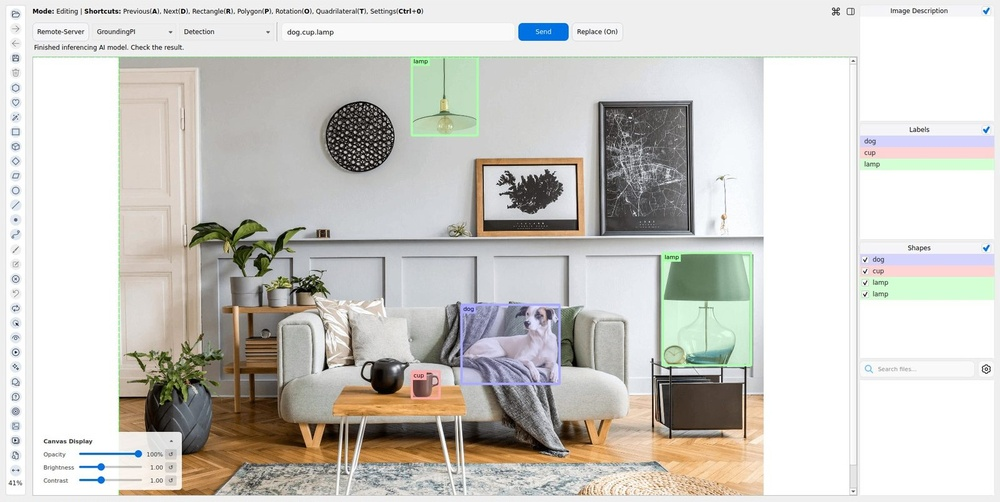
#> input picture examples/grounding/groundingpi/.data/detection.jpg, 1000 x 502 px, shrunk from 1600 x 804 before the run
$ python -i core.py   (imports and definitions only)   (older library calls are emulated)
#> lines starting #> are read from the running program, lines starting #| are printed output that depends on the picture
"""Pure display filter chain: clamp, equalization, blur and gradient.

The module is deliberately free of Qt and of file IO. It works on a
uint8 RGB array and is reused by the canvas paint hook and by the
preview pane of the filter window. Every function returns a new array;
the input is never modified in place.
"""

from __future__ import annotations

from dataclasses import dataclass, field
from typing import Dict, Iterable, List, Optional

import cv2
import numpy as np

__all__ = [
    "FilterParamError",
    "FilterSpec",
    "GRADIENT_MODE_LABELS",
    "KIND_EQUALIZE",
    "KIND_GAUSSIAN",
    "KIND_GRADIENT",
    "KIND_LABELS",
    "KIND_PIXEL",
    "apply_chain",
    "apply_gaussian_blur",
    "apply_gradient_enhancement",
    "apply_histogram_equalization",
    "apply_pixel_filter",
    "default_spec",
    "normalize_specs",
]

KIND_PIXEL = "pixel"
KIND_EQUALIZE = "equalize"
KIND_GAUSSIAN = "gaussian"
KIND_GRADIENT = "gradient"

GRADIENT_OVERLAY = "overlay"
GRADIENT_GRAY = "gradient"
GRADIENT_MODE_LABELS = {
    GRADIENT_OVERLAY: "叠加原图",
    GRADIENT_GRAY: "梯度图（灰度）",
}
GRADIENT_COLOR = (255, 64, 0)

KIND_LABELS = {
    KIND_PIXEL: "像素值过滤",
    KIND_EQUALIZE: "直方图均衡化",
    KIND_GAUSSIAN: "高斯滤波",
    KIND_GRADIENT: "梯度增强",
}

DEFAULT_PARAMS = {
    KIND_PIXEL: {"low": 0, "high": 255, "fill": 0},
    KIND_EQUALIZE: {"exclude": None},
    KIND_GAUSSIAN: {"kernel": 5, "sigma": 0.0},
    KIND_GRADIENT: {
        "mode": GRADIENT_OVERLAY,
        "smooth": 1.0,
        "gain": 3.0,
        "threshold": 0,
    },
}

MAX_CHANNEL = 255


class FilterParamError(ValueError):
    """Raised when a filter specification cannot be applied."""


@dataclass
class FilterSpec:
    """One entry of the display filter chain.

    The params dict always carries the normalized parameter values of
    its kind; the UI edits a clone of the active chain, never the chain
    the canvas is using.
    """

    kind: str
    enabled: bool = True
    params: Dict = field(default_factory=dict)

    # [62 lines left out: functions clone, to_dict, from_dict, summary, default_spec, not called in this run]


def _uint8_channel(value, name: str) -> int:
    try:
        number = int(value)
    except (TypeError, ValueError):
        raise FilterParamError("%s must be an integer" % name) from None
    if number < 0 or number > MAX_CHANNEL:
        raise FilterParamError(
            "%s must be in 0..%d" % (name, MAX_CHANNEL)
        )
    return number


# [8 lines left out: function _positive_int, not called in this run]


def _non_negative_float(value, name: str) -> float:
    try:
        number = float(value)
    except (TypeError, ValueError):
        raise FilterParamError("%s must be a number" % name) from None
    if number < 0:
        raise FilterParamError("%s must not be negative" % name)
    return number


# [58 lines left out: functions _normalize_params, normalize_specs, not called in this run]


def _rgb_array(rgb) -> np.ndarray:
    """Validate one RGB uint8 array and return a contiguous copy."""

    array = np.asarray(rgb)
    if array.dtype != np.uint8:
        raise FilterParamError("rgb must be uint8")
    if array.ndim != 3 or array.shape[2] != 3:
        raise FilterParamError("rgb must have shape (h, w, 3)")
    return np.ascontiguousarray(array)


# [76 lines left out: functions apply_pixel_filter, apply_histogram_equalization, apply_gaussian_blur, not called in this run]


def apply_gradient_enhancement(
    rgb,
    mode=GRADIENT_OVERLAY,
    smooth=1.0,
    gain=3.0,
    threshold=0,
):
    """Highlight pixels whose luminance gradient is large.

    The gradient is computed on the luminance channel with a 3x3 Sobel
    kernel, optionally after a Gaussian pre-blur. The magnitude is
    scaled by gain and clipped to 0..255; values below threshold are
    dropped to suppress noise. In overlay mode the high gradient pixels
    are mixed towards the fixed edge colour, in gradient mode the
    magnitude itself is returned as a three channel gray image.
    """
#> called with mode = 'overlay', smooth = 1, gain = 3, threshold = 0

    array = _rgb_array(rgb)
    mode_value = str(mode)
    if mode_value not in GRADIENT_MODE_LABELS:
        raise FilterParamError(
            "unknown gradient mode: %r" % (mode_value,)
        )
    smooth_value = _non_negative_float(smooth, "smooth")
    gain_value = _non_negative_float(gain, "gain")
    threshold_value = _uint8_channel(threshold, "threshold")

    gray = cv2.cvtColor(array, cv2.COLOR_RGB2GRAY)
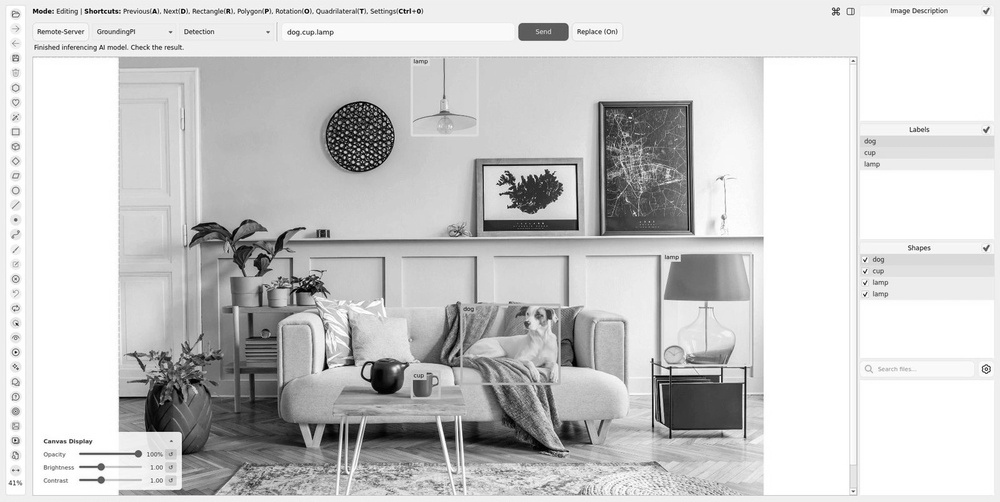
#> gray: shape (502, 1000); min 0, max 255, mean 202.5
    if smooth_value > 0:
        gray = cv2.GaussianBlur(gray, (0, 0), smooth_value)
    gradient_x = cv2.Sobel(gray, cv2.CV_32F, 1, 0, ksize=3)
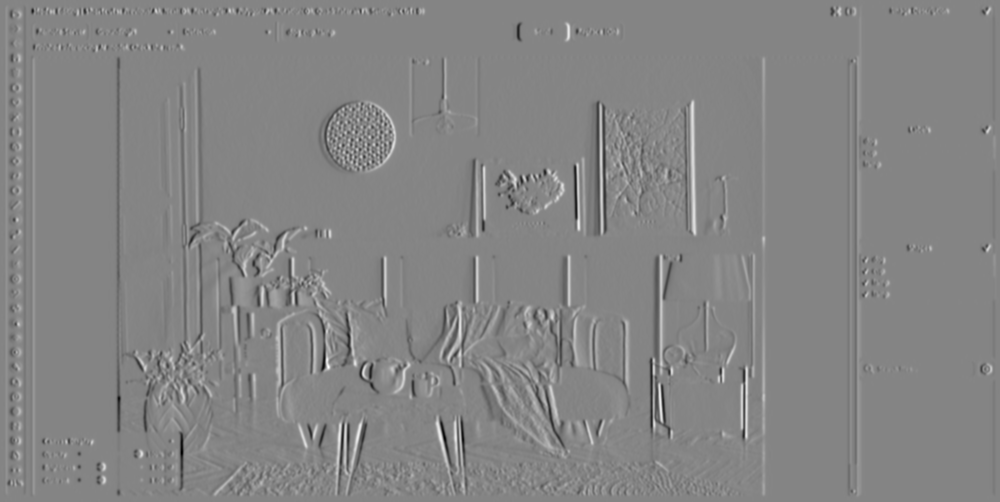
#> gradient_x: shape (502, 1000) float32; min -539, max 495, mean 0; drawn with min black and max white
    gradient_y = cv2.Sobel(gray, cv2.CV_32F, 0, 1, ksize=3)
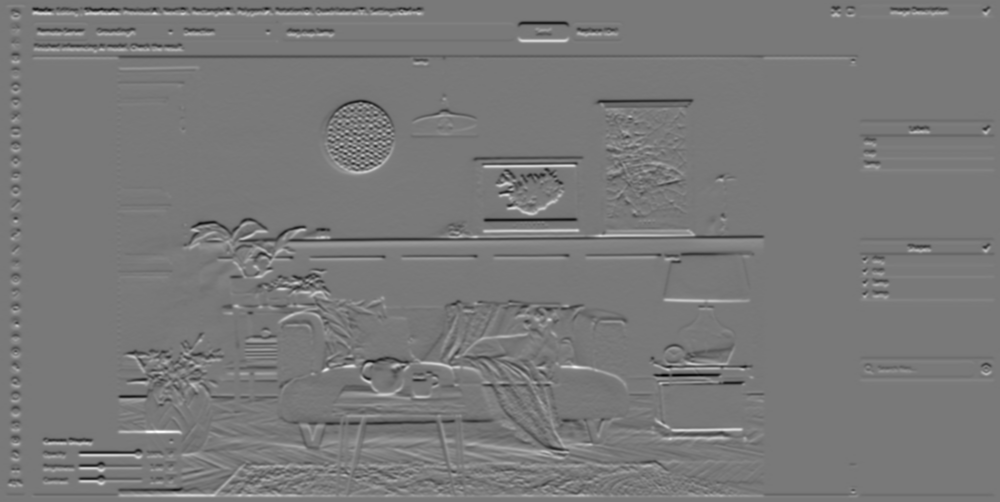
#> gradient_y: shape (502, 1000) float32; min -507, max 560, mean 0; drawn with min black and max white
    magnitude = cv2.magnitude(gradient_x, gradient_y)
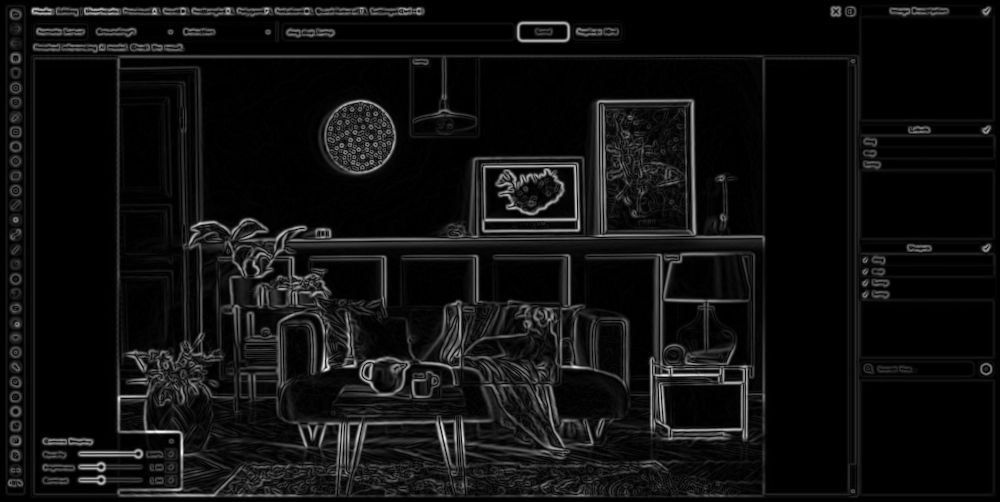
#> magnitude: shape (502, 1000) float32; min 0, max 562.8, mean 35.9; drawn with min black and max white
    magnitude = np.clip(
        magnitude * (gain_value / 4.0), 0.0, 255.0
    )
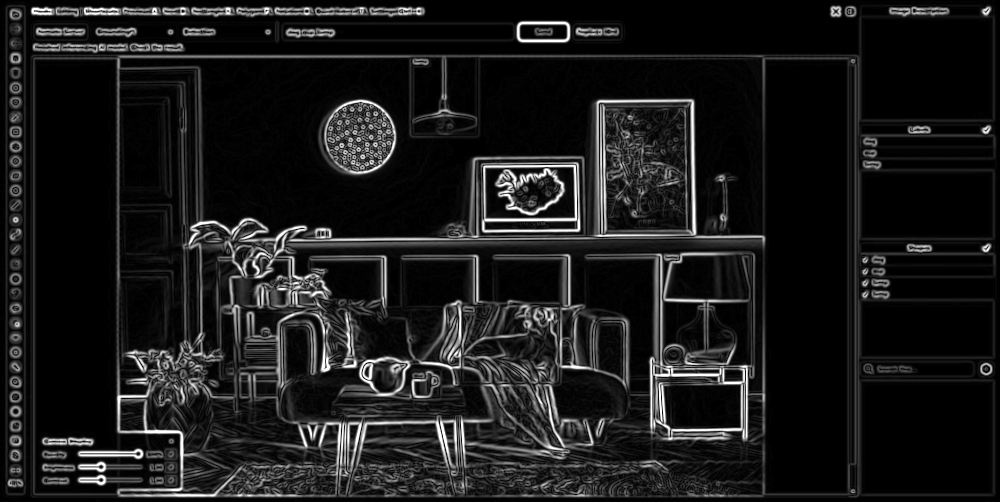
#> magnitude: shape (502, 1000) float32; min 0, max 255, mean 26.8
    if threshold_value > 0:
        magnitude[magnitude < threshold_value] = 0.0

    if mode_value == GRADIENT_GRAY:
        edge = magnitude.astype(np.uint8)
        return np.repeat(edge[:, :, None], 3, axis=2)

    alpha = (magnitude / 255.0)[:, :, None]
    color = np.array(GRADIENT_COLOR, dtype=np.float32)
    mixed = array.astype(np.float32) * (1.0 - alpha) + color * alpha
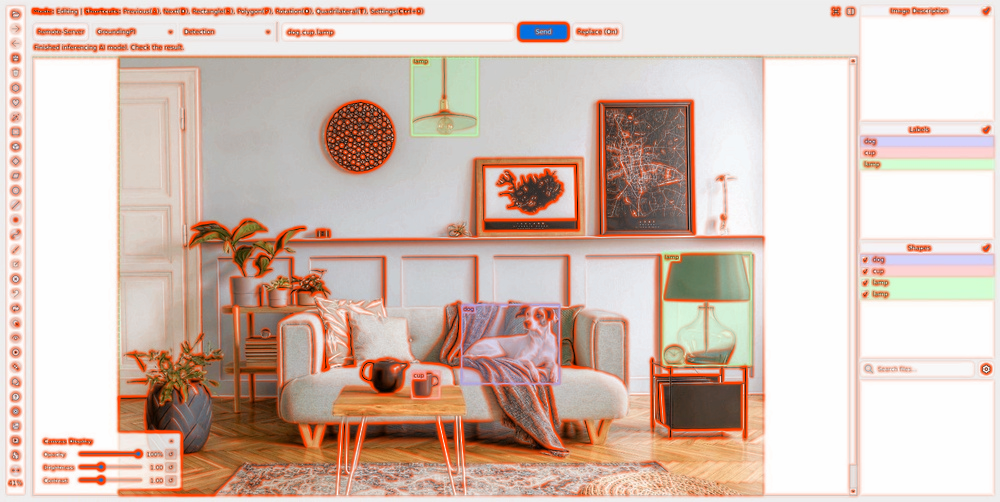
#> mixed: shape (502, 1000, 3) float32; mean R, G, B 214.2, 192.4, 181.5; drawn with min black and max white
    return np.clip(mixed, 0.0, 255.0).astype(np.uint8)
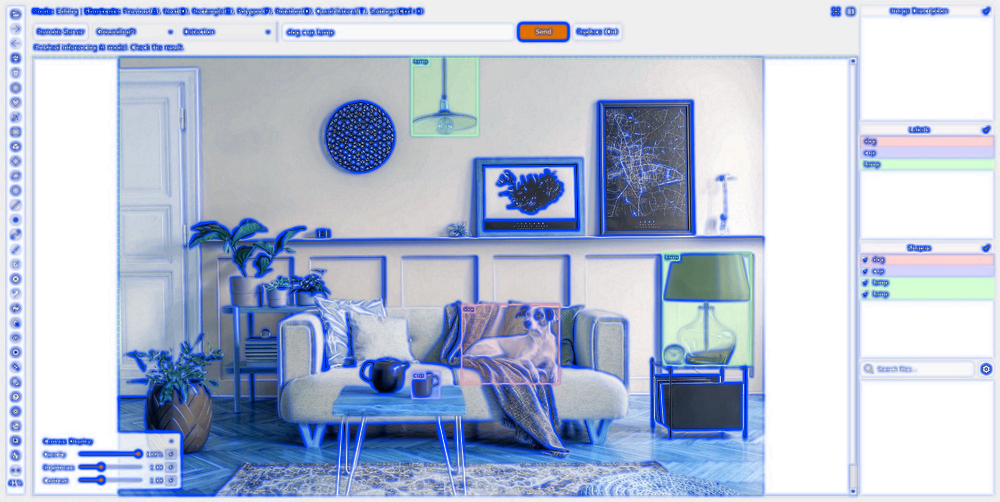
#> returned value: shape (502, 1000, 3); mean of channels 0, 1, 2 213.6, 191.8, 181; drawn as B, G, R


# [24 lines left out: function apply_chain, not called in this run]

>>> import cv2
>>> picture = cv2.cvtColor(cv2.imread('../../../examples/grounding/groundingpi/.data/detection.jpg'), cv2.COLOR_BGR2RGB)
>>> result = apply_gradient_enhancement(picture)

$ run again, on examples/grounding/groundingpi/.data/document_layout.jpg
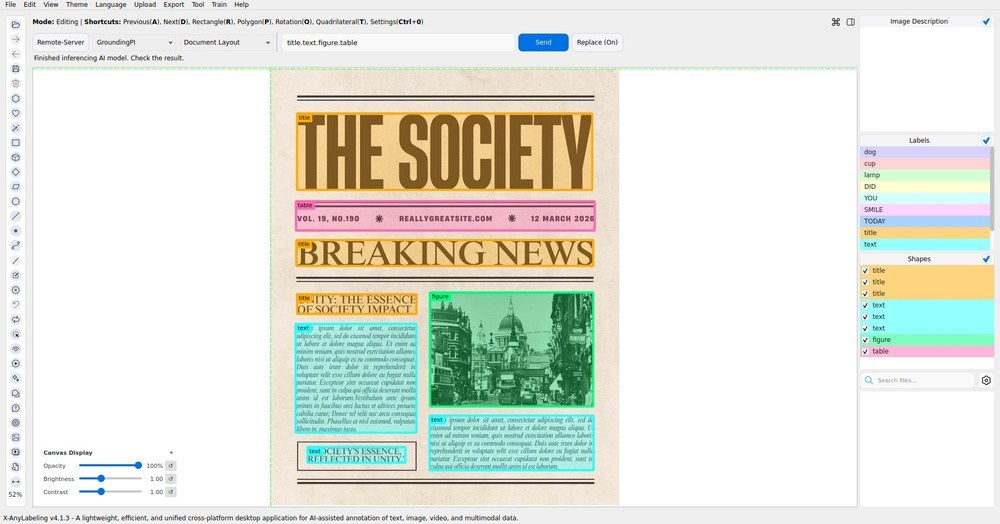
#> input picture examples/grounding/groundingpi/.data/document_layout.jpg, 1000 x 524 px, shrunk from 1908 x 999 before the run
#> in apply_gradient_enhancement, `magnitude = np.clip( magnitude * (gain_value / 4.0), 0.0, 255.0 )`:
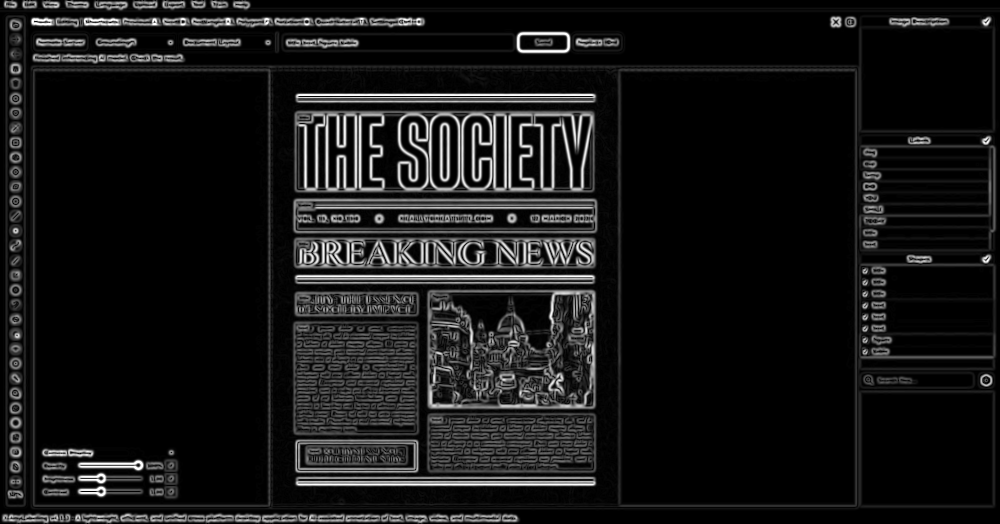
#> magnitude: shape (524, 1000) float32; min 0, max 255, mean 22.5
#> in apply_gradient_enhancement, `return np.clip(mixed, 0.0, 255.0).astype(np.uint8)`:
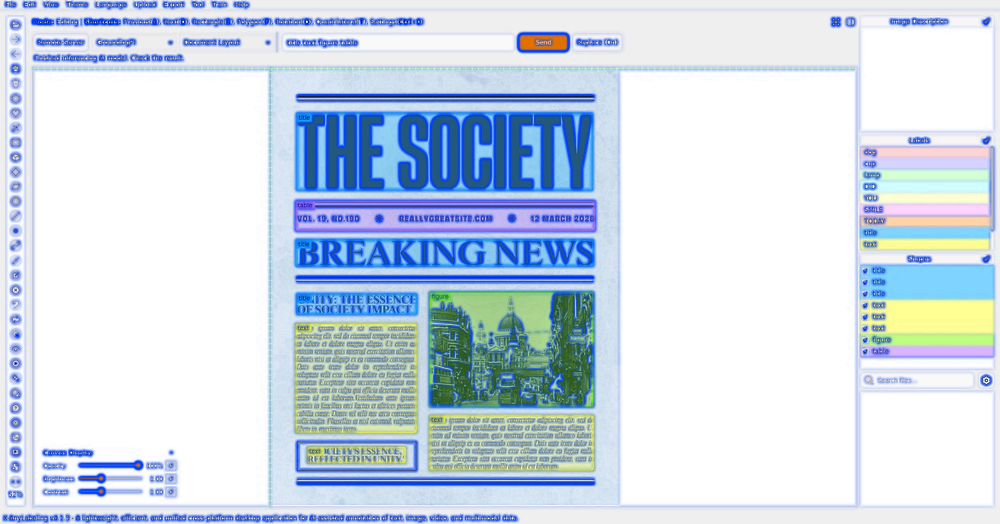
#> returned value: shape (524, 1000, 3); mean of channels 0, 1, 2 233.3, 218.9, 206.3; drawn as B, G, R
